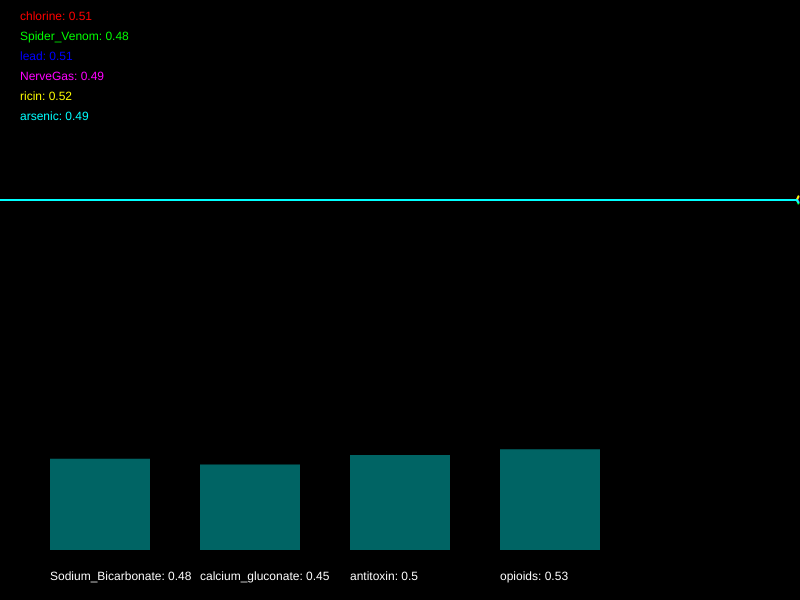
Frame 1 (no input)
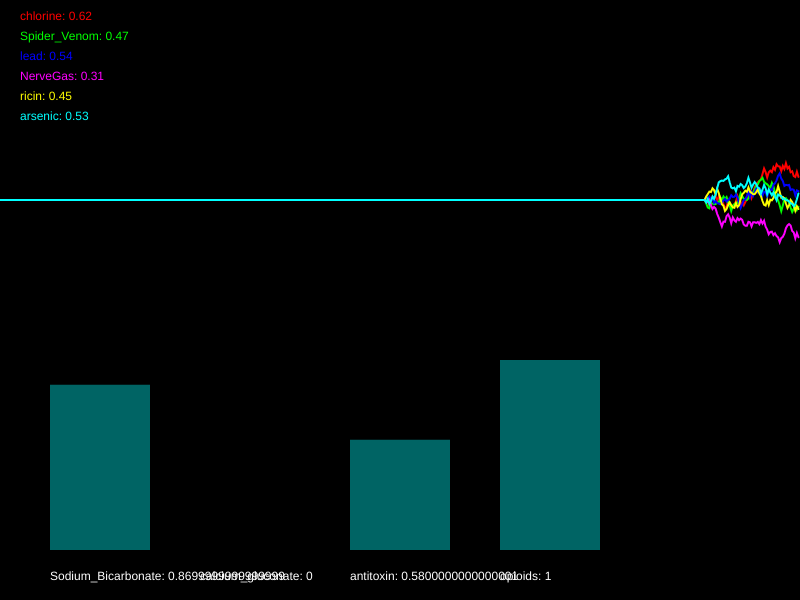
Frame 60 (no input)
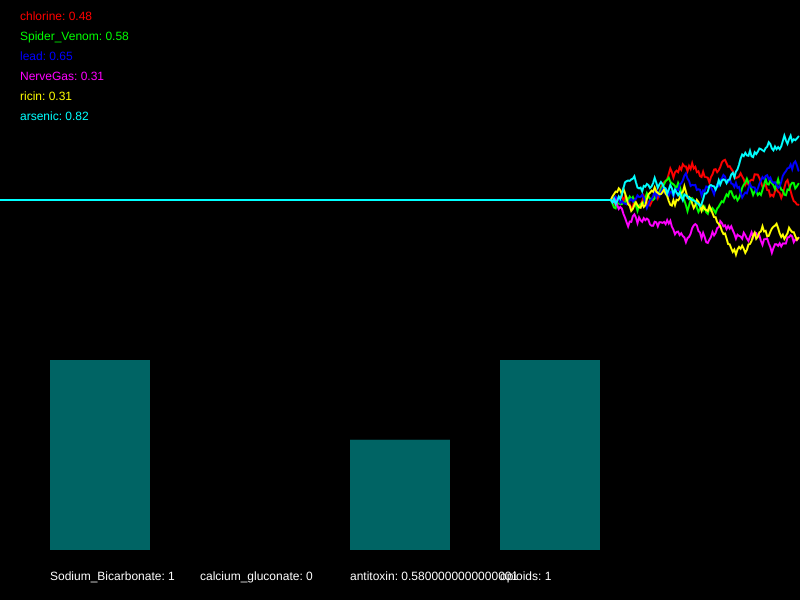
Frame 120 (the mouse pressed at the canvas centre since frame 60)

The p5.js sketch that drew these frames (run headless with seeded random() and noise() and a simulated clock; from frame 60 on, the mouse is pressed at the canvas centre):

// p5.js sketch
// ── sketch.js
/*

Officer: 6128338
CaseNum: 401-2-24780730-6128338

Case 401 - The Case of Norbert's Weiner Stand
Stage 3 - Bilious bagel

As I suspected Norbert has struck again. Ever inventive he’s set up a bagel stand and
has laced the cream cheese with an ingenious but vicious toxin. This one is quite
deadly so get yourself down to the lab right away.

You must develop the antidote by using conditional statements in the draw loop to
do the following.

	- If either Spider_Venom dips below 0.51, ricin dips below 0.69, or perhaps chlorine dips below 0.52, decrease Sodium_Bicarbonate by 0.02
	- If arsenic goes above 0.56, or on the other hand, NerveGas dips below 0.33 and lead goes above 0.48, increment Sodium_Bicarbonate by 0.05
	- When Spider_Venom dips below 0.7 or NerveGas dips below 0.33, try decreasing calcium_gluconate by 0.05
	- If arsenic goes above 0.66 and chlorine goes above 0.59, increase calcium_gluconate by 0.05
	- If Spider_Venom dips below 0.37, or on the other hand, arsenic goes above 0.5 and chlorine dips below 0.27, decrement antitoxin by 0.02
	- When ricin goes above 0.51, NerveGas goes above 0.34, and also lead goes above 0.55, try increasing antitoxin by 0.04
	- If ricin goes above 0.75 or NerveGas goes above 0.55, whilst at the same time, Spider_Venom goes above 0.53, decrease opioids by 0.01
	- When lead dips below 0.29, or on the other hand, arsenic goes above 0.45 and chlorine dips below 0.63, increase opioids by 0.03


Your conditional statements should:

consider the following poisons:

	- chlorine
	- Spider_Venom
	- lead
	- NerveGas
	- ricin
	- arsenic


and modify the following antidotes:

	- Sodium_Bicarbonate
	- calcium_gluconate
	- antitoxin
	- opioids


- There are many ways to complete this task but you should only use the
following commands:

	if(){}
	+=
	-=

*/

//Declare the poison variables
var chlorine;
var Spider_Venom;
var lead;
var NerveGas;
var ricin;
var arsenic;


//Declare the antidote variables
var Sodium_Bicarbonate;
var calcium_gluconate;
var antitoxin;
var opioids;


//This variable is used for drawing the graph
var graphs;


function setup()
{

	createCanvas(800,600);
	strokeWeight(2);

	//initialise the poisons and antidotes
	chlorine = 0.5;
	Spider_Venom = 0.5;
	lead = 0.5;
	NerveGas = 0.5;
	ricin = 0.5;
	arsenic = 0.5;
	Sodium_Bicarbonate = 0.5;
	calcium_gluconate = 0.5;
	antitoxin = 0.5;
	opioids = 0.5;


	//fills the graph with empty values
	graphs = [];

	for(var i = 0; i < 6; i++)
	{
		graphs.push([]);
		for(var j = 0; j < 512; j++)
		{
			graphs[i].push(0.5);
		}
	}

}

function draw()
{

	//Develop the antidote below
	//Write conditional statements to change the amount of each substance ...
	// - If either Spider_Venom dips below 0.51, ricin dips below 0.69, or perhaps chlorine dips below 0.52, decrease Sodium_Bicarbonate by 0.02
	// - If arsenic goes above 0.56, or on the other hand, NerveGas dips below 0.33 and lead goes above 0.48, increment Sodium_Bicarbonate by 0.05
	
	// - When Spider_Venom dips below 0.7 or NerveGas dips below 0.33, try decreasing calcium_gluconate by 0.05
	
	// - If arsenic goes above 0.66 and chlorine goes above 0.59, increase calcium_gluconate by 0.05
	
	// - If Spider_Venom dips below 0.37, or on the other hand, arsenic goes above 0.5 and chlorine dips below 0.27, decrement antitoxin by 0.02
	
	// - When ricin goes above 0.51, NerveGas goes above 0.34, and also lead goes above 0.55, try increasing antitoxin by 0.04
	
	// - If ricin goes above 0.75 or NerveGas goes above 0.55, whilst at the same time, Spider_Venom goes above 0.53, decrease opioids by 0.01
	
	// - When lead dips below 0.29, or on the other hand, arsenic goes above 0.45 and chlorine dips below 0.63, increase opioids by 0.03

	if ( (Spider_Venom < 0.51 || ricin < 0.69) || chlorine < 0.52) {
		Sodium_Bicarbonate -= 0.02;
	}
	if ( arsenic > 0.56 || NerveGas < 0.33 && lead > 0.48) {
		Sodium_Bicarbonate += 0.05;
	}
	if (Spider_Venom < 0.7 || NerveGas < 0.33) {
		calcium_gluconate -= 0.05;
	}
	if (arsenic > 0.66 && chlorine > 0.59) {
		calcium_gluconate += 0.05;
	}
	if (Spider_Venom < 0.37 || (arsenic > 0.5 && chlorine < 0.27)) {
		antitoxin -= 0.02;
	}
	if (ricin > 0.51 && NerveGas > 0.34 && lead > 0.55) {
		antitoxin += 0.04;
	}
	if ((ricin > 0.75 || NerveGas > 0.55) && Spider_Venom > 0.53) {
		opioids -= 0.01;
	}
	if (lead < 0.29 || arsenic > 0.45 && chlorine < 0.63) {
		opioids += 0.03;
	}


	//////////////////////////////////////////////////////

	//the code below generates new values using random numbers

	/*
		For testing, you might want to temporarily comment out
		these lines and set the same variables to constant values
		instead.
	*/

	chlorine = nextValue(graphs[0],chlorine);
	Spider_Venom = nextValue(graphs[1],Spider_Venom);
	lead = nextValue(graphs[2],lead);
	NerveGas = nextValue(graphs[3],NerveGas);
	ricin = nextValue(graphs[4],ricin);
	arsenic = nextValue(graphs[5],arsenic);


	Sodium_Bicarbonate = constrain(Sodium_Bicarbonate, 0, 1);
	calcium_gluconate = constrain(calcium_gluconate, 0, 1);
	antitoxin = constrain(antitoxin, 0, 1);
	opioids = constrain(opioids, 0, 1);


	///////// DO NOT CHANGE THE CODE BELOW ///////////

	//drawing code

	// set background
	background(0);
	noFill();

	//draw the graphs for the vitals
	var colors = [
	color(255, 0, 0),
	color(0, 255, 0),
	color(0, 0, 255),
	color(255, 0, 255),
	color(255, 255, 0),
	color(0, 255, 255)
	];

	for(var i = 0; i < graphs.length; i++)
	{
		stroke(colors[i]);
		drawGraph(graphs[i]);
	}

	//draw the poisons as text
	noStroke();
	fill(colors[0]);
	text('chlorine: ' + nf(chlorine,1,2), 20,20);
	fill(colors[1]);
	text('Spider_Venom: ' + nf(Spider_Venom,1,2), 20,40);
	fill(colors[2]);
	text('lead: ' + nf(lead,1,2), 20,60);
	fill(colors[3]);
	text('NerveGas: ' + nf(NerveGas,1,2), 20,80);
	fill(colors[4]);
	text('ricin: ' + nf(ricin,1,2), 20,100);
	fill(colors[5]);
	text('arsenic: ' + nf(arsenic,1,2), 20,120);


	//draw the antidotes bar chart
	drawBar(Sodium_Bicarbonate,50,'Sodium_Bicarbonate');
	drawBar(calcium_gluconate,200,'calcium_gluconate');
	drawBar(antitoxin,350,'antitoxin');
	drawBar(opioids,500,'opioids');


}

function nextValue(graph, val)
{
	//gets the next value for a vital and puts it in an array for drawing
	var delta = random(-0.03,0.03);

	val += delta;
	if(val > 1 || val < 0)
	{
		delta *= -1;
		val += delta * 2;
	}

	graph.push(val)
	graph.shift();
	return val;
}

function drawGraph(graph)
{
	//draws an array as a graph
	beginShape();
	for(var i = 0; i < graph.length; i++)
	{
			vertex(width * i/512, height * 0.5 - graph[i]* height/3)
	}
	endShape();
}


function drawBar(val, x, name)
{
	//draws the bars for bar chart
    noStroke();
    fill(0,100,100);
	var mh = height * 0.4 - 50;
	rect(x,(height - 50) - val*mh, 100, val*mh);
    fill(255);
	text(name + ": " + val, x, height - 20);
}
